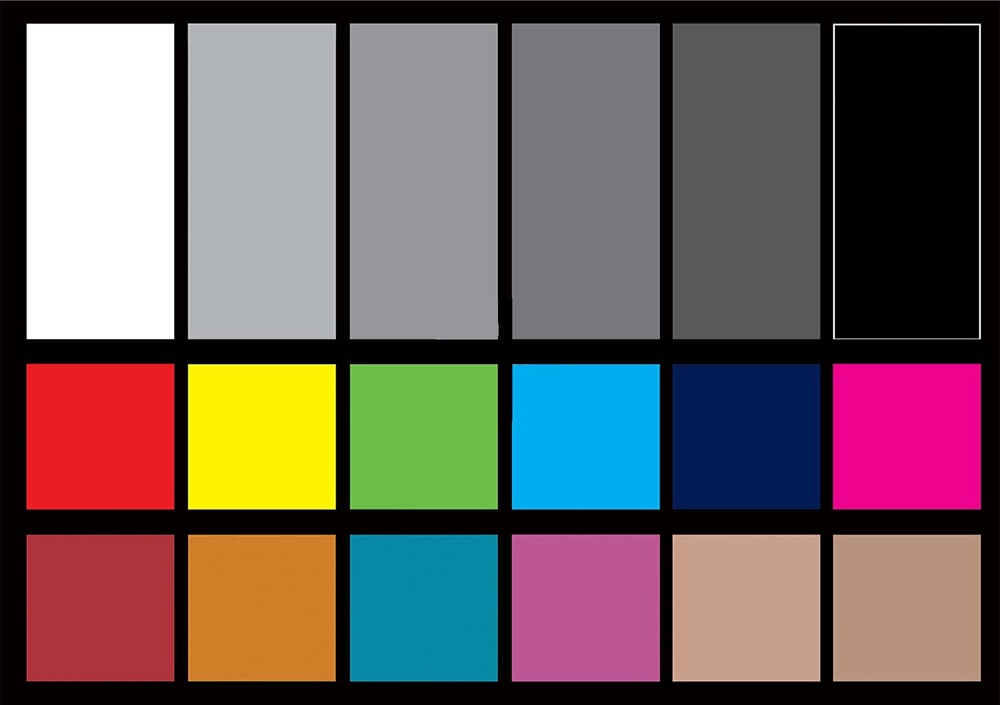
%> input picture matlab/archive/ColorCalibrator.jpg, 1000 x 705 px, shrunk from 1500 x 1057 before the run
$ octave --eval "histRGB(imread('../archive/ColorCalibrator.jpg'));"   (GNU Octave 9; MATLAB toolbox functions it lacks are replaced by stand-ins)
%> lines starting %> are read from the running program, lines starting %| are printed output that depends on the picture
% Copyright Sidra Riaz (c), 2016
% PhD student in Sogang University. Korea
% sidra@sogang.ac.kr

function histRGB(I,varargin)


if (size(I, 3) ~= 3)
    error('Input image must be RGB.')
end

nBins = 256;

rHist = imhist(I(:,:,1), nBins);
%> rHist = 256 values, max 82362 at index 2, min 0 at index 141, mean 2753.9
gHist = imhist(I(:,:,2), nBins);
%> gHist = 256 values, max 100410 at index 1, min 0 at index 223, mean 2753.9
bHist = imhist(I(:,:,3), nBins);
%> bHist = 256 values, max 124971 at index 1, min 0 at index 203, mean 2753.9
%> `histRGB(imread('../archive/ColorCalibrator.jpg'));`:
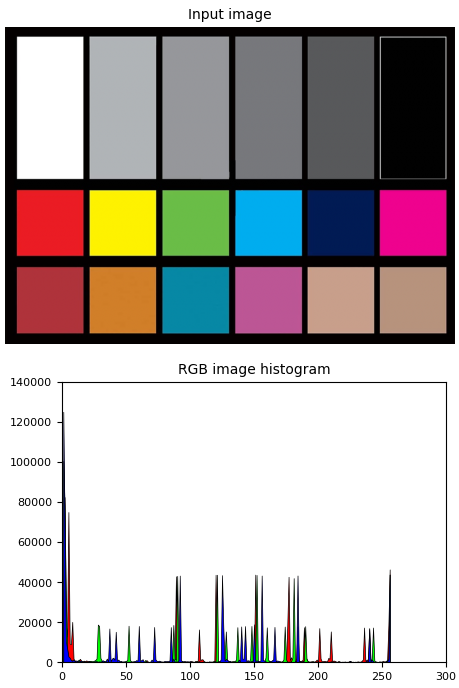
%> figure redrawn from the program's plot data, 2 panels

%RGBHIST Histogram Plot
hFig = figure;

subplot(2,1,1);

if nargin > 1
    [varargin{:}] = convertStringsToChars(varargin{:});
    imshow(I,varargin{1})
else
    imshow(I)
end
title('Input image');

subplot(2,1,2);
h(1) = area(1:nBins, rHist, 'FaceColor', 'r'); hold on;
h(2) = area(1:nBins, gHist,  'FaceColor', 'g'); hold on;
h(3) = area(1:nBins, bHist,  'FaceColor', 'b'); hold on;
title('RGB image histogram');
